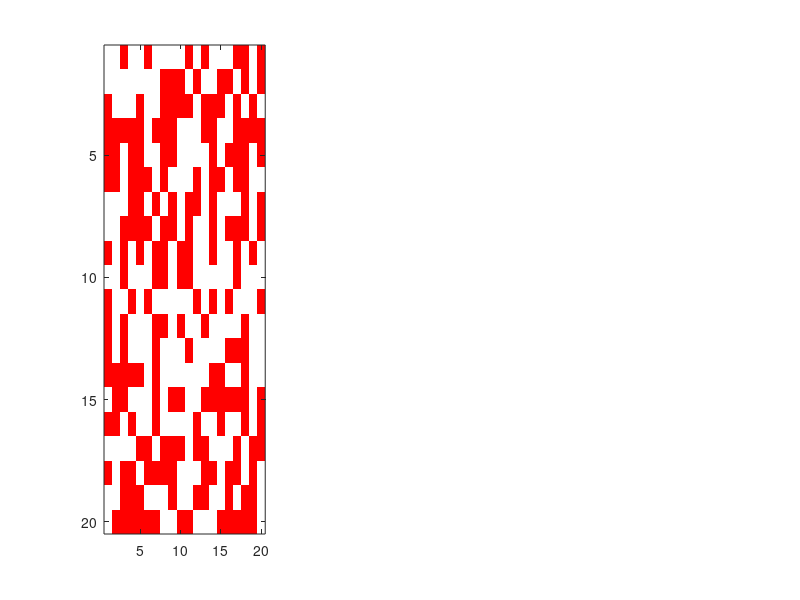

Write MATLAB code to recreate this figure. (Note: this script raises an error after producing the figure.)
function Fig_FG_Hopfield()
% FIG_FG_HOPFIELD  Generate paper panels F and G.
%
% Panel F:  Stored pattern | Noise-free probe --> Recalled (sigma=0, M=200)
% Panel G:  Two rows (20% and 30% noise), three columns (sigma=0,5,10), M=200 fixed.
%           Noisy probe: red/black/white tricolor
%           Recalled: magenta/white, titled with Q mean±std

rng(2114);

%% ---- Parameters ---------------------------------------------------------
N            = 400;
P            = 3;
M            = 200;           % fixed for full network
alpha        = 4;
Tmax         = 200;
halt_win     = 5;
beta         = 0.08;
T_clamp      = 8;
n_trials     = 50;
% Display mode per sigma: 'first' = trial 1 (sigma=0 control), 'mean' = closest to mean Q
% sigma_display_modes{i} matches sigma_list_G(i)
sigma_display_modes = {'first', 'mean', 'mean'};  % sigma=0 -> trial 1; sigma=5,10 -> closest to mean
eta_list_G   = [0.20, 0.30];  % two noise rows
sigma_list_G = [0, 5, 10];    % three sigma columns
sigma_F      = 0;             % panel F uses sigma=0
grid_sz      = sqrt(N);       % 20x20

%% ---- Generate & train ---------------------------------------------------
patterns = generate_patterns(N, P);
W        = train_weights(patterns, N);

target_idx = 1;
target     = patterns(target_idx, :).';

%% ====================================================================
%  PANEL F  -  Noise-free probe, sigma=0, M=200
%% ====================================================================
kw_F = make_kernel(N, sigma_F, M);
[Q_F_mean, Q_F_std, s_recalled_F] = ...
    run_trials(W, target, 0.0, kw_F, alpha, Tmax, halt_win, beta, T_clamp, n_trials, 'first');

fig_F = figure('Name','Panel F','Color','w','Position',[50 50 900 330]);

ax1 = subplot(1,3,1);
show_binary(ax1, target, grid_sz, [1 0 0; 1 1 1]);
title('Stored pattern','FontSize',12,'FontWeight','normal');

ax2 = subplot(1,3,2);
show_binary(ax2, target, grid_sz, [1 0 0; 1 1 1]);
title('Noise-free Probe','FontSize',12,'FontWeight','normal');

ax3 = subplot(1,3,3);
show_binary(ax3, s_recalled_F, grid_sz, [1 0 1; 1 1 1]);
title(sprintf('Recall Q: %.1f\\pm%.1f%%', Q_F_mean*100, Q_F_std*100), ...
      'FontSize',12,'FontWeight','normal');
xlabel(sprintf('\\sigma=%.0f', sigma_F),'FontSize',11);

set(fig_F,'PaperPositionMode','auto');
saveas(fig_F, 'Panel_F.png');
fprintf('Panel F: Q = %.1f +/- %.1f%%\n', Q_F_mean*100, Q_F_std*100);

%% ====================================================================
%  PANEL G  -  Two noise rows x three sigma columns
%% ====================================================================
n_eta   = numel(eta_list_G);
n_sigma = numel(sigma_list_G);

Q_means  = zeros(n_eta, n_sigma);
Q_stds   = zeros(n_eta, n_sigma);
recalled = cell(n_eta, n_sigma);
noisy_display = cell(n_eta, 1);

rng(42);
for ei = 1:n_eta
    eta = eta_list_G(ei);
    s_noisy = apply_noise(target, eta);
    noisy_display{ei} = target + s_noisy;   % {-2, 0, +2}

    for si = 1:n_sigma
        kw = make_kernel(N, sigma_list_G(si), M);
        [Q_means(ei,si), Q_stds(ei,si), recalled{ei,si}] = ...
            run_trials(W, target, eta, kw, alpha, Tmax, halt_win, beta, T_clamp, n_trials, sigma_display_modes{si});
        fprintf('eta=%.0f%%, sigma=%2d: Q = %.1f +/- %.1f%%\n', ...
            eta*100, sigma_list_G(si), Q_means(ei,si)*100, Q_stds(ei,si)*100);
    end
end

% Figure: n_eta rows x (1 + n_sigma) columns
fig_G = figure('Name','Panel G','Color','w','Position',[100 100 1100 700]);

for ei = 1:n_eta
    % -- Noisy probe column --
    ax_noise = subplot(n_eta, n_sigma+1, (ei-1)*(n_sigma+1) + 1);
    img_noisy = reshape(noisy_display{ei}, grid_sz, grid_sz);
    imagesc(ax_noise, img_noisy);
    colormap(ax_noise, [1 0 0; 0 0 0; 1 1 1]);  % red=-2, black=0, white=+2
    clim(ax_noise, [-2 2]);
    axis(ax_noise,'square','off');
    title(ax_noise, sprintf('Noise: %.0f%%', eta_list_G(ei)*100), ...
          'FontSize',11,'FontWeight','normal');
    xlabel(ax_noise,'Probe','FontSize',10);

    % -- Recalled columns --
    for si = 1:n_sigma
        ax = subplot(n_eta, n_sigma+1, (ei-1)*(n_sigma+1) + si + 1);
        show_binary(ax, recalled{ei,si}, grid_sz, [1 0 1; 1 1 1]);
        title(ax, sprintf('Q: %.1f\\pm%.1f%%', Q_means(ei,si)*100, Q_stds(ei,si)*100), ...
              'FontSize',11,'FontWeight','normal');
        xlabel(ax, sprintf('\\sigma=%d', sigma_list_G(si)), 'FontSize',11, 'FontWeight','bold');
    end
end

set(fig_G,'PaperPositionMode','auto');
saveas(fig_G, 'Panel_G.png');
fprintf('Panel G saved.\n');

end  % main function

%% =========================================================================
%  HELPER FUNCTIONS
%% =========================================================================

function patterns = generate_patterns(N, P)
    X        = rand(P, N) > 0.5;
    patterns = 2*X - 1;
end

function W = train_weights(patterns, N)
    W = (patterns' * patterns) / N;
    W = W - diag(diag(W));
end

function kw = make_kernel(N, sigma, M) %#ok<INUSL>
    if sigma <= 0 || M <= 0
        kw = zeros(1,0); return;
    end
    d  = 1:M;
    kw = exp(-(d.^2) / (2*sigma^2));
    s  = 2*sum(kw);
    if s > 0, kw = kw / s; end
end

function s_noisy = apply_noise(s, eta)
    N   = numel(s);
    k   = round(eta * N);
    idx = randperm(N, k);
    s_noisy      = s;
    s_noisy(idx) = -s_noisy(idx);
end

function [Q_mean, Q_std, s_example] = run_trials(W, target, eta, kw, alpha, ...
                                                   Tmax, halt_win, beta, T_clamp, n_trials, display_mode)
    Qs    = zeros(n_trials, 1);
    N     = numel(target);
    all_s = zeros(N, n_trials);
    for tr = 1:n_trials
        s0          = apply_noise(target, eta);
        s_final     = simulate(W, s0, kw, alpha, Tmax, halt_win, beta, T_clamp);
        m           = mean(s_final .* target);
        Qs(tr)      = (1 + m) / 2;
        all_s(:,tr) = s_final;
    end
    Q_mean = mean(Qs);
    Q_std  = std(Qs);
    % Select display trial based on mode:
    %   'first' -> trial 1 (sigma=0 control, always perfect)
    %   'mean'  -> trial closest to mean Q, but exclude spatially periodic
    %              (striped) spurious states using an isotropy check
    %   integer -> specific trial number 1..n_trials
    if ischar(display_mode) || isstring(display_mode)
        if strcmp(display_mode, 'mean')
            g = round(sqrt(N));
            is_striped = false(n_trials, 1);
            for tr = 1:n_trials
                s_2d = reshape(all_s(:,tr), g, g);
                % Compute mean absolute row-sum vs col-sum variance
                row_var = var(mean(s_2d, 2));  % variance of row means
                col_var = var(mean(s_2d, 1));  % variance of col means
                % If one direction has much higher spatial variance -> striped
                ratio = max(row_var, col_var) / (min(row_var, col_var) + 1e-6);
                is_striped(tr) = (ratio > 4);  % threshold: one axis 5x more structured
            end
            valid = find(~is_striped & Qs >= 0.60);
            if isempty(valid)
                % Fall back: just use closest to mean among all trials
                [~, idx] = min(abs(Qs - Q_mean));
                fprintf('  NOTE: no non-striped trials found, showing closest to mean\n');
            else
                [~, local_idx] = min(abs(Qs(valid) - Q_mean));
                idx = valid(local_idx);
            end
        else  % 'first'
            idx = 1;
        end
    else
        idx = max(1, min(round(display_mode), n_trials));
    end
    s_example = all_s(:, idx);
end

function s = simulate(W, s0, kw, alpha_ratio, Tmax, halt_win, beta, T_clamp)
    N     = numel(s0);
    s     = s0;
    M     = numel(kw);
    alpha = calibrate_alpha(W, kw, alpha_ratio, N);
    recent = zeros(halt_win, N);
    for t = 1:Tmax
        if M > 0
            spill = zeros(N,1);
            for d = 1:M
                if kw(d) == 0, continue; end
                spill = spill + kw(d) * (circshift(s,d) + circshift(s,-d));
            end
            spill = alpha * spill;
        else
            spill = zeros(N,1);
        end

        beta_t = (t <= T_clamp) * beta;
        h      = W*s + spill + beta_t*s0;
        s_new  = sign(h);
        z      = (s_new == 0);
        s_new(z) = s(z);

        recent(mod(t-1, halt_win)+1, :) = s_new.';
        if t >= halt_win && all(std(recent,0,1) == 0)
            s = s_new; return;
        end
        s = s_new;
    end
end

function alpha_eff = calibrate_alpha(W, kw, r_target, N)
    if r_target <= 0 || numel(kw) == 0
        alpha_eff = 0; return;
    end
    M  = numel(kw);
    ns = 5;
    sW = zeros(ns,1); sK = zeros(ns,1);
    for k = 1:ns
        s  = sign(randn(N,1));
        hs = W*s;
        sp = zeros(N,1);
        for d = 1:M
            if kw(d)==0, continue; end
            sp = sp + kw(d)*(circshift(s,d)+circshift(s,-d));
        end
        sW(k) = std(hs);
        sK(k) = std(sp);
    end
    alpha_eff = r_target * (mean(sW) / max(mean(sK), eps));
end

function K2D = make_2D_kernel(g, kw)
% Build a 2D isotropic kernel from the 1D radial profile kw.
% kw(d) gives the weight at integer radius d (pixels).
% The kernel is normalized so its sum = 1.
    M   = numel(kw);
    if M == 0
        K2D = zeros(1,1); return;
    end
    sz  = 2*M + 1;
    K2D = zeros(sz, sz);
    cx  = M + 1;  % centre pixel
    for r = -M:M
        for c = -M:M
            d = sqrt(r^2 + c^2);
            di = floor(d);
            if di >= 1 && di <= M
                % Linear interpolation between kw(di) and kw(di+1)
                frac = d - di;
                if di < M
                    w = kw(di)*(1-frac) + kw(di+1)*frac;
                else
                    w = kw(di)*(1-frac);
                end
                K2D(cx+r, cx+c) = w;
            end
        end
    end
    K2D(cx, cx) = 0;  % no self-influence
    % Normalize
    s = sum(K2D(:));
    if s > 0, K2D = K2D / s; end
end

function show_binary(ax, s, grid_sz, cmap)
    img = reshape((s > 0), grid_sz, grid_sz);
    imagesc(ax, img);
    colormap(ax, cmap);
    clim(ax, [0 1]);
    axis(ax, 'square', 'off');
end
